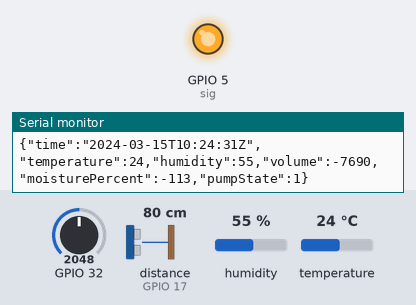
This sketch was run on a simulated ESP32. Parts: output pins drawn as LEDs (lit = HIGH), the last lines printed to the serial monitor. Wiring (inferred from the names in the program): ultrasonic range finder: trigger GPIO 16; echo GPIO 17. The test bench sets the inputs (shaded band); at power-on: GPIO 32 = 2048, distance to the obstacle (sensor on GPIO 17) 80 cm, humidity 55 %, temperature 24 °C. The echo pulse lasts 58.3 µs per cm; WiFi joins after 1.5 s; servers stay silent unless stated; network time is answered at once with the bench clock; the local clock reads 2024-03-15 10:24:30 at power-on unless the sketch sets it; no MQTT or app messages arrive unless stated; pins used as bus, display or sensor lines are not drawn.

Above: at 2.7 s.
2.8 s: GPIO 32 set to 625
8.8 s: GPIO 32 set to 559
At 13.1 s:
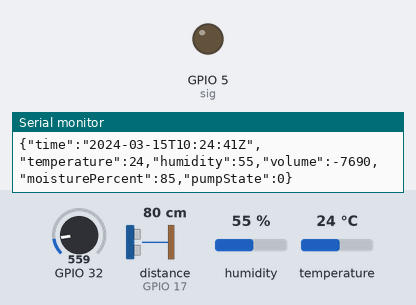
18.2 s: GPIO 32 set to 762
24.2 s: GPIO 32 set to 884
At 27.8 s:
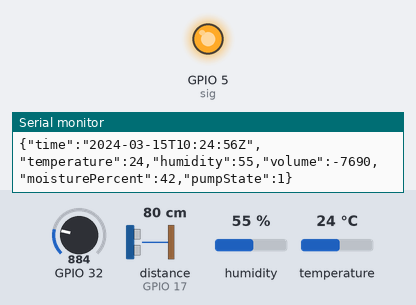
30.2 s: GPIO 32 set to 122
At 33.1 s:
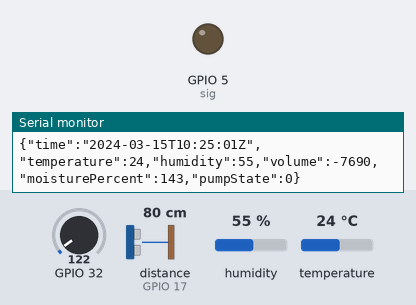
Timing chart, 0 to 34.6 s (numbered marks = the images above; inputs shaded):
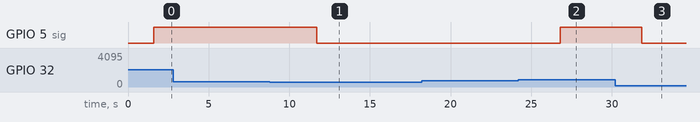

The sketch:

ESP32_IoT.ino
```cpp
#include "certs.h"          // Get Creds. from AWS
#include <WiFiClientSecure.h>
#include <MQTTClient.h>
#include <ArduinoMqttClient.h>
#include <ArduinoJson.h>
#include "WiFi.h"
#include "time.h"
#include "DHT.h"

// Lib to get local time using NTP

#include <NTPClient.h>
#include <WiFiUdp.h>

String datetime;
// Initializing sesnors pins

const int DHTPIN = 33; // Pin connected the DHT11 sensor
const int DHTTYPE = DHT11; // Type of DHT
const int trigPin = 16; // Triger pin
const int echoPin = 17; // Echo pin
const int sig = 5;
const int AirValue = 1200;   //Calibration in dry soil
const int WaterValue = 450;  // Calibration in water
const float radius = 6;            //Radius of water bucket
const float height= 12;            // Height of water bucket
const float Pi = 3.14159;
// Initializing functions varibles for ultrasound  & soil mositure sensor
long duration;
float distance;

int volume;
int soilMoistureValue;

int soilmoisturepercent;

float T;  // Temp
float H;  // Humidity
int pumpState;

// Wifi credentials
const char *WIFI_SSID = "Your WIFI SSID";
const char *WIFI_PASSWORD = "WIFI-PASSWORD";

// Define NTP Client to get current time
WiFiUDP ntpUDP;
NTPClient timeClient(ntpUDP);

//Date & Time
String formattedDate;


// The name of the device
#define DEVICE_NAME "my-esp32-device"

// The MQTTT endpoint for the device
#define AWS_IOT_ENDPOINT "XXXXXXXXXXXXXXXXXXXXXXXXXXX.amazonaws.com"

// The MQTT topic that this device should publish to
#define AWS_IOT_TOPIC "$aws/things/my-esp32-device/shadow/update"

// How many times we should attempt to connect to AWS
#define AWS_MAX_RECONNECT_TRIES 50

WiFiClientSecure net = WiFiClientSecure();
MQTTClient client = MQTTClient(256);
DHT dht(DHTPIN, DHTTYPE);

void connectToWiFi() {
  WiFi.mode(WIFI_STA);
  WiFi.begin(WIFI_SSID, WIFI_PASSWORD);

  // Only try 15 times to connect to the WiFi
  int retries = 0;
  while (WiFi.status() != WL_CONNECTED && retries < 15){
    delay(500);
    Serial.print("Connecting .. ");
    retries++;
  }

  // If we still couldn't connect to the WiFi, go to deep sleep for a minute and try again.
  if(WiFi.status() != WL_CONNECTED){
    esp_sleep_enable_timer_wakeup(1 * 60L * 1000000L);
    esp_deep_sleep_start();
  }
  else {
    Serial.print("Connected to Wifi.. ");
  }
}

void connectToAWS()
{
  // Configure WiFiClientSecure to use the AWS certificates we generated
  net.setCACert(AWS_CERT_CA);
  net.setCertificate(AWS_CERT_CRT);
  net.setPrivateKey(AWS_CERT_PRIVATE);

  // Connect to the MQTT broker on the AWS endpoint we defined earlier
  client.begin(AWS_IOT_ENDPOINT, 8883, net);

  // Try to connect to AWS and count how many times we retried.
  int retries = 0;
  Serial.print("Connecting to AWS IOT");

  while (!client.connect(DEVICE_NAME) && retries < AWS_MAX_RECONNECT_TRIES) {
    Serial.print(".");
    delay(100);
    retries++;
  }

  // Make sure that we did indeed successfully connect to the MQTT broker
  // If not we just end the function and wait for the next loop.
  if(!client.connected()){
    Serial.println(" Timeout!");
    return;
  }

  // Successfully connected to AWS!
  // And we can subscribe to topics and send messages.
  Serial.println("Connected!");
}

// Get the volume of the water tank

float getVolume() {
  digitalWrite(trigPin, HIGH);
  delayMicroseconds(10);
  digitalWrite(trigPin, LOW);
  duration = (pulseIn(echoPin, HIGH));
  distance = float(duration/29/2);         // Output values in cm

  volume = Pi* sq(radius)*(height-distance);   // Volume is in cm^3

   Serial.println(volume);
}

// Get the humidity and temp reading

float getHT() {
  T = dht.readTemperature(); // return temperature in °C
  H = dht.readHumidity();// return humidity in %
     Serial.println(T);
     Serial.println(H);
 //check whether reading was successful or not
 if(T == NAN || H == NAN){
    Serial.println("Reading failed.");
  }

}

// Get the moisture sensor value
int getMoistureValue() {

soilMoistureValue = analogRead(32);  // Analoge pin is connected on ESP32
Serial.println(soilMoistureValue);

soilmoisturepercent = map(soilMoistureValue, AirValue, WaterValue, 0, 100);
if(soilmoisturepercent < 50)  // Lower threshold/dry soil/pump is on
{
  Serial.println("Nearly dry, Pump turning on");
  digitalWrite(sig,HIGH);  //
  pumpState = 1;
}
else if (soilmoisturepercent > 80) //  Upper threshold/wet soil/pump is off
{
  Serial.println("Nearly wet, Pump turning off");
   digitalWrite(sig,LOW);
  pumpState = 0;

}
}

// Send values to AWS IoT in json format

void sendJsonToAWS()
{

  StaticJsonDocument<128> doc;
//  JsonObject stateObj = jsonDoc.createNestedObject("state");
//  JsonObject reportedObj = stateObj.createNestedObject("reported");

  // Write the temperature & humidity. Here you can use any C++ type (and you can refer to variables)
  doc["time"] = formattedDate;
  doc["temperature"] = T;
  doc["humidity"] = H;

  doc["volume"] = volume;           //Water volume in bucket
  doc["moisturePercent"] = soilmoisturepercent;     // Mositure % in soil
  doc["pumpState"] = pumpState;          // State of water pump
  //reportedObj["wifi_strength"] = WiFi.RSSI();


  Serial.println("Publishing message to AWS...");
 serializeJson(doc, Serial);
  char jsonBuffer[512];
  serializeJson(doc, jsonBuffer);

  client.publish(AWS_IOT_TOPIC, jsonBuffer);
}


void setup() {
  Serial.begin(115200);
  dht.begin();
  pinMode(trigPin, OUTPUT);
  pinMode(echoPin, INPUT);
  pinMode(32,INPUT);
  pinMode(sig,OUTPUT);

  connectToWiFi();
  connectToAWS();

  // Initialize a NTPClient to get current time
  timeClient.begin();
  timeClient.setTimeOffset(3600);

}

void loop() {

  getHT();
  getVolume();
  getMoistureValue();
 // Get the local time every time a reading is registered
 while(!timeClient.update()) {
    timeClient.forceUpdate();
  }
  formattedDate = timeClient.getFormattedDate();
  Serial.println(formattedDate);

  sendJsonToAWS();

  client.loop();
  delay(5000);
}
```

certs.h
```cpp
#ifndef certs_h
#define certs_h

// Amazon's root CA. This should be the same for everyone.
const char AWS_CERT_CA[] = "-----BEGIN CERTIFICATE-----\n" \
"XXXXXXXXXXXXXXXXXXXXXXXXXXXXXXXXXXXXXXXXXXXXXXXXXXXXXXXXXXXXXXX\n" \
"-----END CERTIFICATE-----\n";


// The private key for your device
const char AWS_CERT_PRIVATE[] = "-----BEGIN RSA PRIVATE KEY-----\n" \
"XXXXXXXXXXXXXXXXXXXXXXXXXXXXXXXXXXXXXXXXXXXXXXXXXXXXXXXXXXXXXXX\n" \
"-----END RSA PRIVATE KEY-----\n";

// The certificate for your device
const char AWS_CERT_CRT[] = "-----BEGIN CERTIFICATE-----\n" \
"XXXXXXXXXXXXXXXXXXXXXXXXXXXXXXXXXXXXXXXXXXXXXXXXXXXXXXXXXXXXXXX\n" \
"-----END CERTIFICATE-----\n";

#endif
```

Measured:
- the behaviour switches between 593 and 592 on GPIO 32 (found by bisection; images 0 and 1)
- the behaviour switches between 825 and 826 on GPIO 32 (found by bisection; images 1 and 2)
- after the input at 8.8 s, GPIO 5 (sig): HIGH → LOW after 2.9 s
- after the input at 24.2 s, GPIO 5 (sig): LOW → HIGH after 2.6 s
- after the input at 30.2 s, GPIO 5 (sig): HIGH → LOW after 1.7 s
